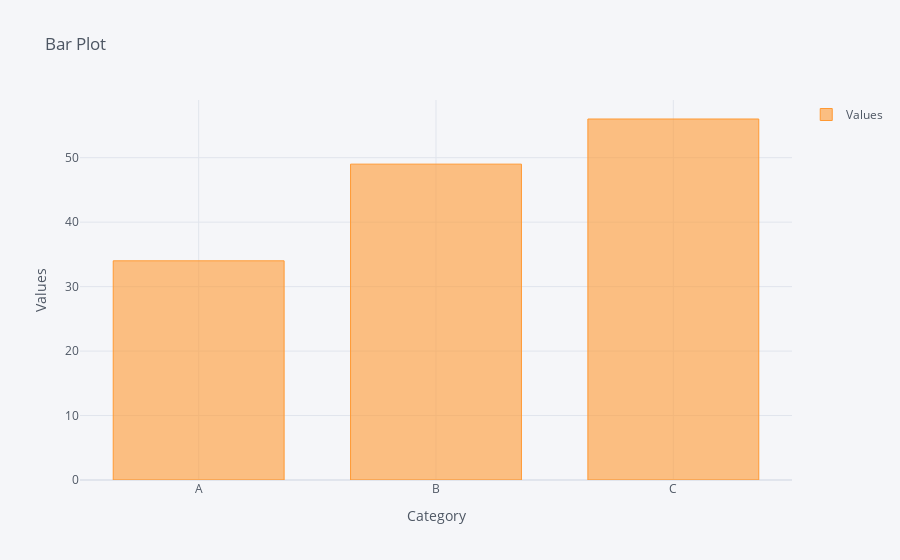

Notebook code cell kept with this figure:
### Markdown cell above
#### bar plot

### Code cell
# using df2

df2.iplot(kind='bar', x='Category', y='Values', 
          title='Bar Plot',
          xTitle='Category',
          yTitle='Values',
          barmode='group',   # Set the bar mode (group, stack, overlay)
          bargap=0.2,  # Set the gap between bars
          bargroupgap=0.1,  # Set the gap between bar groups
          showlegend=True,  # Show or hide the legend
         )

### Figure 1 — Plotly figure (JSON) as saved in the notebook; plotly's stock layout.template omitted (floating-point values rounded to 4 significant figures)
{"data": [{"marker": {"color": "rgba(255, 153, 51, 0.6)", "line": {"color": "rgba(255, 153, 51, 1.0)", "width": 1}}, "name": "Values", "orientation": "v", "text": "", "type": "bar", "x": ["A", "B", "C"], "y": [34, 49, 56]}], "layout": {"bargap": 0.2, "bargroupgap": 0.1, "barmode": "group", "legend": {"bgcolor": "#F5F6F9", "font": {"color": "#4D5663"}}, "paper_bgcolor": "#F5F6F9", "plot_bgcolor": "#F5F6F9", "showlegend": true, "title": {"font": {"color": "#4D5663"}, "text": "Bar Plot"}, "xaxis": {"gridcolor": "#E1E5ED", "showgrid": true, "tickfont": {"color": "#4D5663"}, "title": {"font": {"color": "#4D5663"}, "text": "Category"}, "zerolinecolor": "#E1E5ED"}, "yaxis": {"gridcolor": "#E1E5ED", "showgrid": true, "tickfont": {"color": "#4D5663"}, "title": {"font": {"color": "#4D5663"}, "text": "Values"}, "zerolinecolor": "#E1E5ED"}}}
